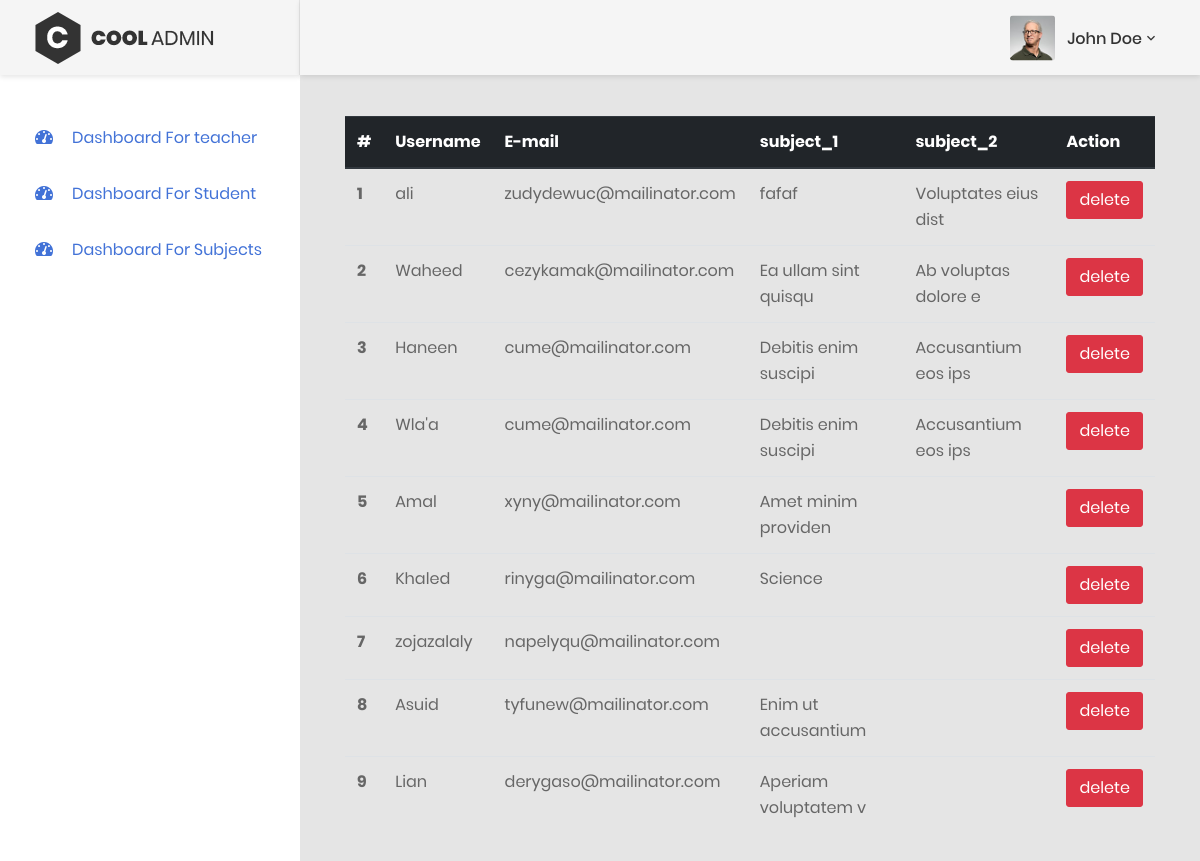
/cooladmin/subject_dashboard.php, run on the app's committed database.
### tables this page shows
CREATE TABLE IF NOT EXISTS `teacher` (
  `id` int NOT NULL AUTO_INCREMENT,
  `username` varchar(255) NOT NULL,
  `email` varchar(255) NOT NULL,
  `password` varchar(255) NOT NULL,
  `phone_number` int NOT NULL,
  `university` varchar(255) NOT NULL,
  `price` varchar(255) NOT NULL,
  `major` varchar(255) NOT NULL,
  `img` varchar(255) NOT NULL,
  `subject_1` varchar(255) NOT NULL,
  `subject_2` varchar(255) NOT NULL,
  `rating` float NOT NULL,
  `raters` int NOT NULL,
  `enrolls` int NOT NULL,
  `student_id` int NOT NULL,
  PRIMARY KEY (`id`)
);

### cooladmin/subject_dashboard.php (the view, shortened to what this page needs)
<?php
include '../init/connect.php';
?>
<!DOCTYPE html>
<html lang="en">
<head>
    <link href="css/font-face.css" rel="stylesheet" media="all">
    <link href="vendor/font-awesome-4.7/css/font-awesome.min.css" rel="stylesheet" media="all">
    <link href="vendor/font-awesome-5/css/fontawesome-all.min.css" rel="stylesheet" media="all">
    <link href="vendor/mdi-font/css/material-design-iconic-font.min.css" rel="stylesheet" media="all">
    <link href="vendor/bootstrap-4.1/bootstrap.min.css" rel="stylesheet" media="all">
    <link href="vendor/animsition/animsition.min.css" rel="stylesheet" media="all">
    <link href="vendor/bootstrap-progressbar/bootstrap-progressbar-3.3.4.min.css" rel="stylesheet" media="all">
    <link href="vendor/wow/animate.css" rel="stylesheet" media="all">
    <link href="vendor/css-hamburgers/hamburgers.min.css" rel="stylesheet" media="all">
    <link href="vendor/slick/slick.css" rel="stylesheet" media="all">
    <link href="vendor/select2/select2.min.css" rel="stylesheet" media="all">
    <link href="vendor/perfect-scrollbar/perfect-scrollbar.css" rel="stylesheet" media="all">
    <link href="css/theme.css" rel="stylesheet" media="all">
</head>
<body class="animsition">
    <div class="page-wrapper">
        <aside class="menu-sidebar d-none d-lg-block">
            <div class="logo">
                <a href="#">
                    <img src="images/icon/logo.png" alt="Cool Admin" />
                </a>
            </div>
            <div class="menu-sidebar__content js-scrollbar1">
                <nav class="navbar-sidebar">
                    <ul class="list-unstyled navbar__list">
                        <li class="active has-sub">
                            <a class="js-arrow" href="admin_dashboard.php">
                                <i class="fas fa-tachometer-alt"></i>Dashboard For teacher
                            </a>
                            <a class="js-arrow" href="student_dashboard.php">
                                <i class="fas fa-tachometer-alt"></i>Dashboard For Student
                            </a>
                            <a class="js-arrow" href="subject_dashboard.php">
                                <i class="fas fa-tachometer-alt"></i>Dashboard For Subjects
                            </a>
                        </li>
                    </ul>
                </nav>
            </div>
        </aside>
        <div class="page-container">
            <header class="header-desktop">
                <div class="section__content section__content--p30">
                    <div class="container-fluid">
                        <div class="header-wrap">
                            <div class="header-button">
                                <div class="account-wrap">
                                    <div class="account-item clearfix js-item-menu">
                                        <div class="image">
                                            <img src="images/icon/avatar-01.jpg" alt="John Doe" />
                                        </div>
                                        <div class="content">
                                            <a class="js-acc-btn" href="#">john doe</a>
                                        </div>
                                    </div>
                                </div>
                            </div>
                        </div>
                    </div>
                </div>
            </header>
            <div class="main-content">
                <div class="section__content section__content--p30">
                    <div class="container-fluid">
                        <div class="row">
                            <div class="col-md-12">
                                <div class="overview-wrap">
                                    <?php
$sql="SELECT * FROM teacher";
$result=mysqli_query($conn,$sql);
$count=1;
?>
                                    <table class="table">
                                        <thead class="thead-dark">
                                            <tr>
                                                <th scope="col">#</th>
                                                <th scope="col">Username</th>
                                                <th scope="col">E-mail</th>
                                                <th scope="col">subject_1</th>
                                                <th scope="col">subject_2</th>
                                                <th scope="col">Action</th>
                                            </tr>
                                        </thead>
                                        <tbody>
                                            <?php
                                        while($rows=mysqli_fetch_assoc($result)){
                                        ?>
                                            <form action="../teacher/delete.php" method="post" enctype="multipart/form">
                                                <tr>
                                                    <th scope="row"><?=$count++;?></th>
                                                    <td><?=$rows['username'];?></td>
                                                    <td><?=$rows['email'];?></td>
                                                    <td><?=$rows['subject_1'];?></td>
                                                    <td><?=$rows['subject_2'];?></td>
                                                    <td>
                                                        <input type="submit" name="delete" class="btn btn-danger"
                                                            value="delete">
                                                    </td>
                                                </tr>
                                            </form>
                                            <?php
                                        }
                                        ?>
                                        </tbody>
                                    </table>
                                </div>
                            </div>
</body>
</html>

### data on the page
teacher: username "ali", email "zudydewuc@mailinator.com", subject_1 "fafaf", subject_2 "Voluptates eius dist"
teacher: username "Waheed", email "cezykamak@mailinator.com", subject_1 "Ea ullam sint quisqu", subject_2 "Ab voluptas dolore e"
teacher: username "Haneen", email "cume@mailinator.com", subject_1 "Debitis enim suscipi", subject_2 "Accusantium eos ips"
teacher: username "Wla'a", email "cume@mailinator.com", subject_1 "Debitis enim suscipi", subject_2 "Accusantium eos ips"
teacher: username "Amal", email "xyny@mailinator.com", subject_1 "Amet minim providen"
teacher: username "Khaled", email "rinyga@mailinator.com", subject_1 "Science"
teacher: username "zojazalaly", email "napelyqu@mailinator.com"
teacher: username "Asuid", email "tyfunew@mailinator.com", subject_1 "Enim ut accusantium"
teacher: username "Lian", email "derygaso@mailinator.com", subject_1 "Aperiam voluptatem v"
